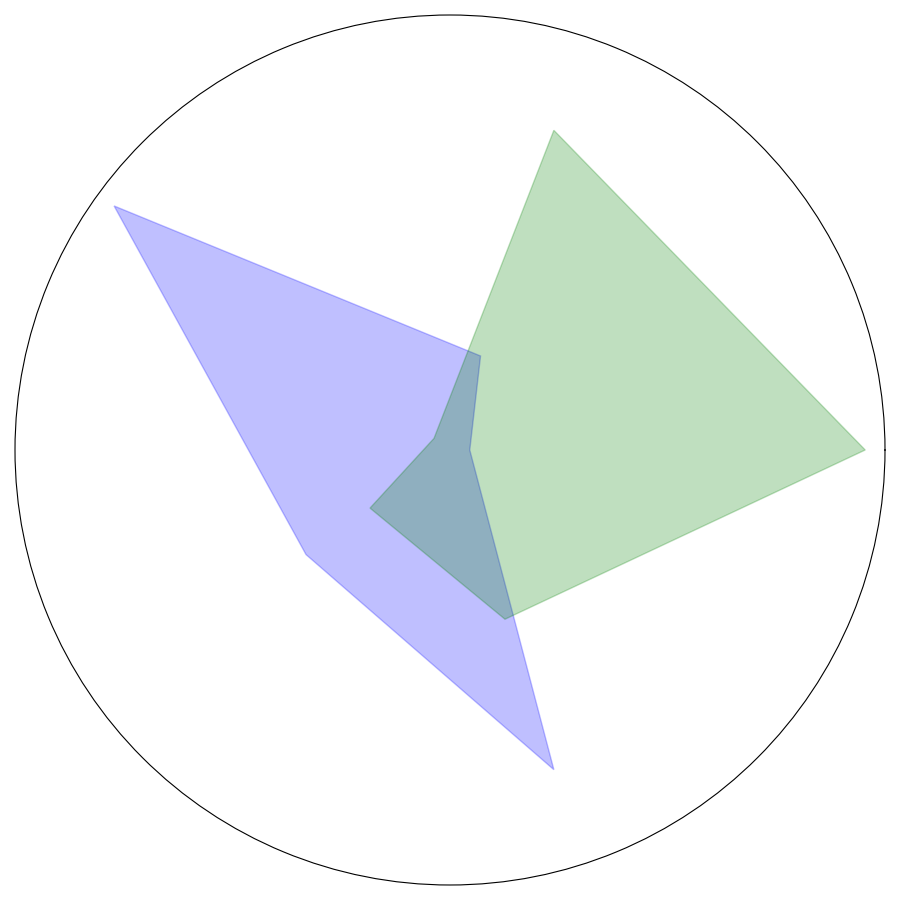

Recreate this plot in Python.
import matplotlib.pyplot as plt
import numpy as np

eldoria_stats = [60, 65, 85, 70, 80]
dracoria_stats = [85, 80, 60, 65, 70]

data = [eldoria_stats, dracoria_stats]
colors = ['blue', 'green']
num_vars = 5

angles = np.linspace(0, 2 * np.pi, num_vars, endpoint=False).tolist()
angles += angles[:1]

def create_filled_area_radar_chart(ax, data, color):
    data += data[:1]
    ax.fill(angles, data, color=color, alpha=0.25)

fig, ax = plt.subplots(figsize=(9, 9), subplot_kw=dict(polar=True))

for i in range(len(data)):
    create_filled_area_radar_chart(ax, data[i], colors[i])

ax.set_yticks([])
ax.set_xticks([])

plt.tight_layout()
plt.show()
